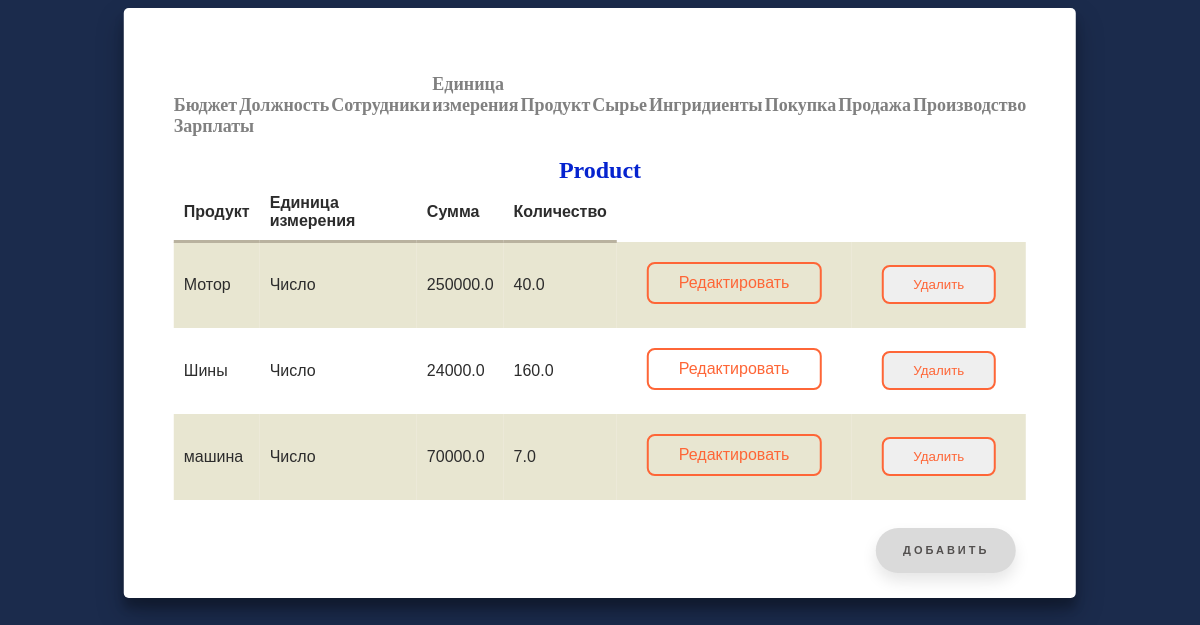
The app's page /product, older data.
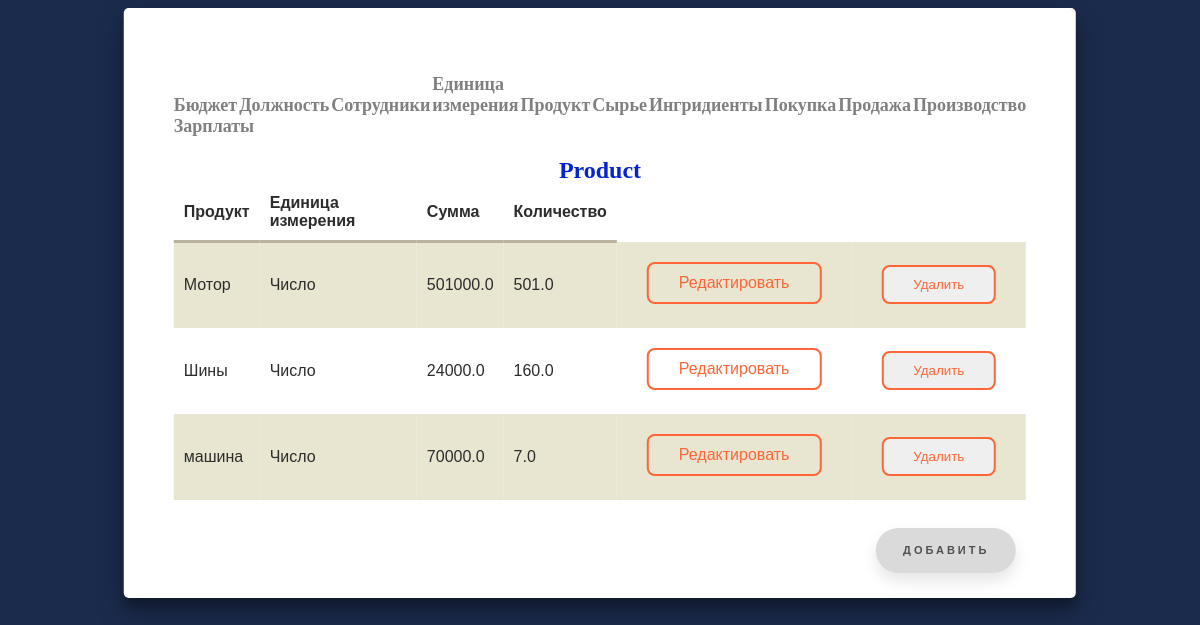
The same page, newer data.
### modul/models.py (models this page shows, shortened)
class  Products(models.Model):
    Product = models.CharField("Продукт",max_length=150)
    Unit = models.ForeignKey(Units,verbose_name="Единица измерения",null=True,on_delete=models.SET_NULL)
    Summ = models.FloatField("Сумма",default=0)
    Amount = models.FloatField("Количество",default=0)
    class Meta:
        verbose_name = 'Готовая продукция'
        verbose_name_plural = 'Готовые продукции'

class  Units(models.Model):
    Unit = models.CharField("Единица измерения",max_length=100)
    class Meta:
        verbose_name = 'Единица измерения'
        verbose_name_plural = 'Единицы измерения'

### modul/views.py (the view)
# urls.py: path("product",views.ProductsView.as_view(), name = 'product'),
class ProductsView(ListView):
    model = Products
    template_name = 'modul/product.html'
    context_object_name = 'products'

### modul/templates/modul/product.html
{% extends "modul/home.html" %}
{% block content %}
<h2>Product</h2>
                <table>
                    <tr>
                        <th>Продукт</th>
                        <th>Единица измерения</th>
                        <th>Сумма</th>
                        <th>Количество</th>
                    </tr>
                    {% for product in products %}
                        <tr>
                            <td>{{ product.Product }}</td>
                            <td>{{ product.Unit.Unit }}</td>
                            <td>{{ product.Summ }}</td>
                            <td>{{ product.Amount }}</td>
                            <td>
                                <a href="{% url 'productupdate' product.id %}" class="shine-button">Редактировать</a>
                            </td>
                            <td>
                                <form id="delete_form" action="{% url 'productdelete' product.id %}" method="post">{% csrf_token %}
                                    <button type="submit" class="shine-button">Удалить</button>
                                </form>
                            </td>
                        </tr>
                    {% endfor%}
                </table><br>
            <a href="{% url 'createproduct' %}" class="floating-button">Добавить</a>
{% endblock %}

Row changes from the older to the newer data that the page shows:
changed Products "Мотор": Summ "250000.0" → "501000.0"; Amount "40.0" → "501.0"
